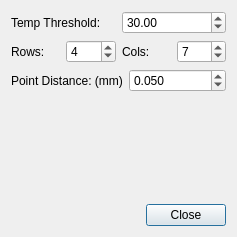
<?xml version="1.0" encoding="UTF-8"?>
<ui version="4.0">
 <class>ConfigDialog</class>
 <widget class="QDialog" name="ConfigDialog">
  <property name="geometry">
   <rect>
    <x>0</x>
    <y>0</y>
    <width>237</width>
    <height>237</height>
   </rect>
  </property>
  <property name="windowTitle">
   <string>Configuration</string>
  </property>
  <layout class="QVBoxLayout" name="verticalLayout">
   <item>
    <layout class="QHBoxLayout" name="horizontalLayout">
     <item>
      <widget class="QLabel" name="label">
       <property name="text">
        <string>Temp Threshold:</string>
       </property>
      </widget>
     </item>
     <item>
      <widget class="QDoubleSpinBox" name="_spinThreshold">
       <property name="value">
        <double>30.000000000000000</double>
       </property>
      </widget>
     </item>
    </layout>
   </item>
   <item>
    <layout class="QHBoxLayout" name="horizontalLayout_3">
     <item>
      <widget class="QLabel" name="label_2">
       <property name="text">
        <string>Rows:</string>
       </property>
      </widget>
     </item>
     <item>
      <widget class="QSpinBox" name="_spinRows">
       <property name="minimum">
        <number>1</number>
       </property>
       <property name="value">
        <number>4</number>
       </property>
      </widget>
     </item>
     <item>
      <widget class="QLabel" name="label_3">
       <property name="text">
        <string>Cols:</string>
       </property>
      </widget>
     </item>
     <item>
      <widget class="QSpinBox" name="_spinCols">
       <property name="minimum">
        <number>1</number>
       </property>
       <property name="value">
        <number>7</number>
       </property>
      </widget>
     </item>
    </layout>
   </item>
   <item>
    <layout class="QHBoxLayout" name="horizontalLayout_4">
     <item>
      <widget class="QLabel" name="label_4">
       <property name="text">
        <string>Point Distance: (mm)</string>
       </property>
      </widget>
     </item>
     <item>
      <widget class="QDoubleSpinBox" name="_spinDistance">
       <property name="decimals">
        <number>3</number>
       </property>
       <property name="maximum">
        <double>99.998999999999995</double>
       </property>
       <property name="singleStep">
        <double>0.010000000000000</double>
       </property>
       <property name="value">
        <double>0.050000000000000</double>
       </property>
      </widget>
     </item>
    </layout>
   </item>
   <item>
    <spacer name="verticalSpacer">
     <property name="orientation">
      <enum>Qt::Vertical</enum>
     </property>
     <property name="sizeHint" stdset="0">
      <size>
       <width>20</width>
       <height>60</height>
      </size>
     </property>
    </spacer>
   </item>
   <item>
    <layout class="QHBoxLayout" name="horizontalLayout_2">
     <item>
      <spacer name="horizontalSpacer">
       <property name="orientation">
        <enum>Qt::Horizontal</enum>
       </property>
       <property name="sizeHint" stdset="0">
        <size>
         <width>40</width>
         <height>20</height>
        </size>
       </property>
      </spacer>
     </item>
     <item>
      <widget class="QPushButton" name="_buttonClose">
       <property name="text">
        <string>Close</string>
       </property>
      </widget>
     </item>
    </layout>
   </item>
  </layout>
 </widget>
 <resources/>
 <connections/>
</ui>
